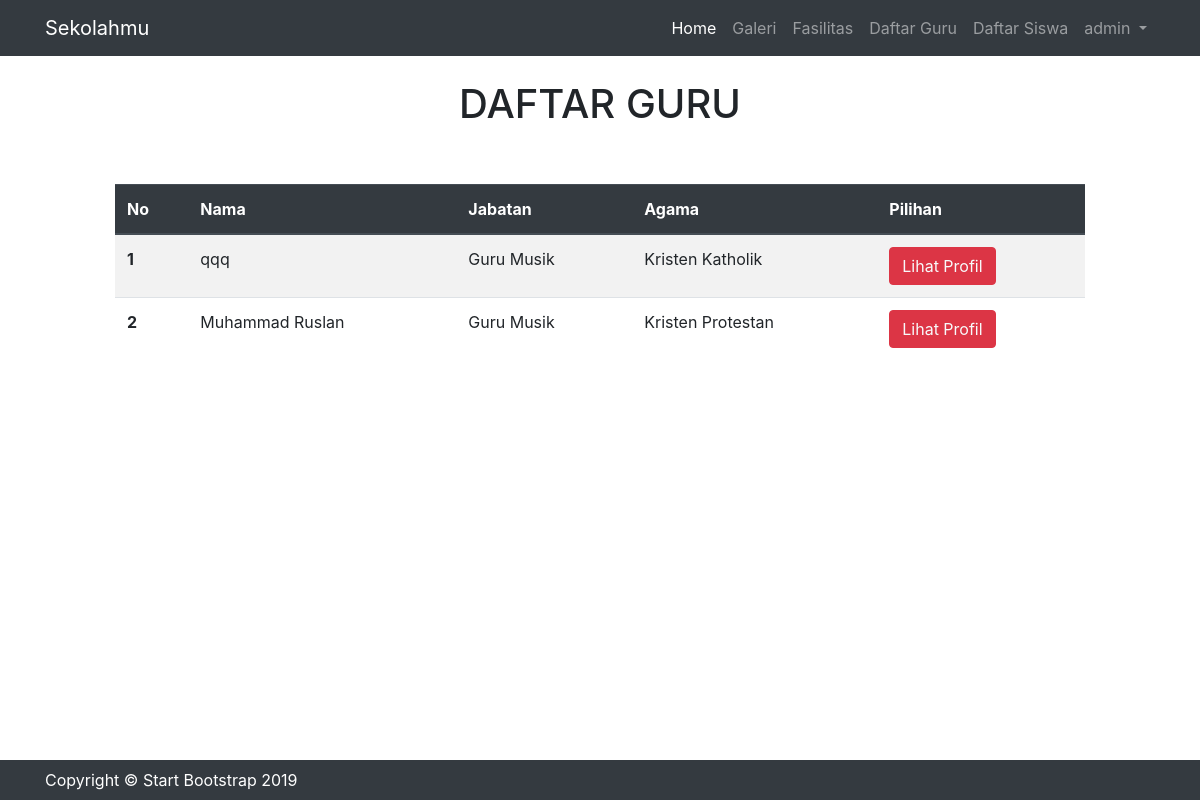
Page /daftar_guru.php (signed in) on the earlier database version.
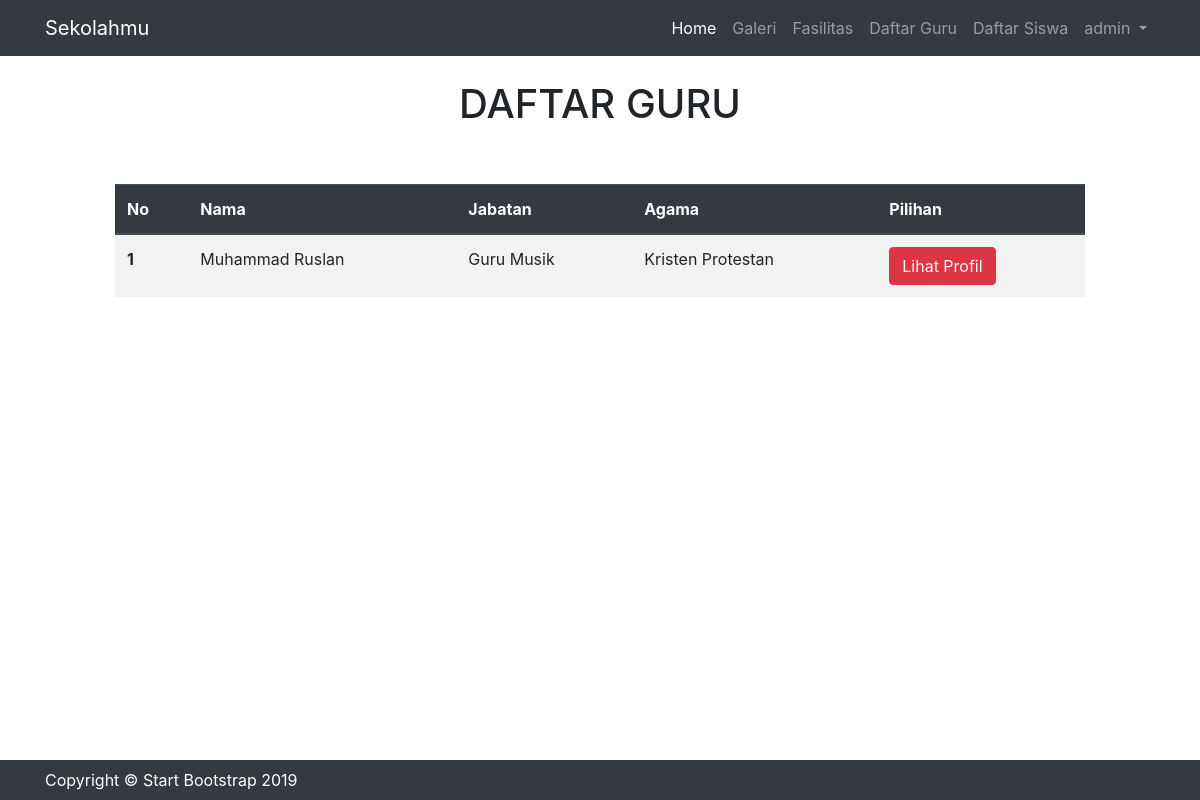
Same page on the later database version.
### tables this page shows
CREATE TABLE `guru` (
  `nip` int(11) NOT NULL,
  `nama` varchar(100) NOT NULL,
  `alamat` varchar(100) DEFAULT NULL,
  `gender` char(1) NOT NULL,
  `tglLahir` date DEFAULT NULL,
  `tempatLahir` varchar(100) DEFAULT NULL,
  `pass` int(11) DEFAULT NULL,
  `idJabatan` int(11) DEFAULT NULL,
  `agama` varchar(100) NOT NULL,
  `pathImg` varchar(100) DEFAULT NULL
);

CREATE TABLE `jabatan` (
  `idJabatan` int(11) NOT NULL,
  `nama` varchar(100) DEFAULT NULL
);

### daftar_guru.php (the view, shortened to what this page needs)
<?php
include 'layout/header.php';
if (isset( $_SESSION['status'])) {
?>
<div class="container-fluid">
	<br>
	<center><p class="h1">DAFTAR GURU</p></center>
	<br>
	<br>
	<div class="row">
		<div class="col-md-1"></div>
		<div class="col-md-10">
			<table class="table table-striped">
				<thead class="thead-dark">
					<tr>
						<th scope="col">No</th>
						<th scope="col">Nama</th>
						<th scope="col">Jabatan</th>
						<th scope="col">Agama</th>
						<th scope="col">Pilihan</th>
					</tr>
				</thead>
				<tbody>
					<?php
					$query = "select nip, guru.nama, jabatan.nama as jabatan, agama from guru join jabatan on jabatan.idJabatan = guru.idJabatan";
					$show=mysql_query($query);
					$nomor=1;
					while ($result=mysql_fetch_array($show)) {
						?>
						<tr>
							<th scope="row"><?php echo $nomor;?></th>
							<td><?php echo $result['nama'];?></td>
							<td><?php echo $result['jabatan'];?></td>
							<td><?php echo $result['agama'];?></td>
							<td><?php
							$nip=$result['nip'];
							?>
							<a class="btn btn-danger text-light" href="profile_guru.php?nip=<?php echo $nip;?>">Lihat Profil</a>
							</td>
						</tr>
						<?php
						$nomor++;
					}
					?>
				</tbody>
			</table>
		</div>
		<div class="col-md-1"></div>
	</div>
	<br>
</div>
	<?php
}
include 'layout/footer.php';
?>

Differences in the rows shown:
removed guru: nama "qqq", idJabatan.nama "Guru Musik", agama "Kristen Katholik"
